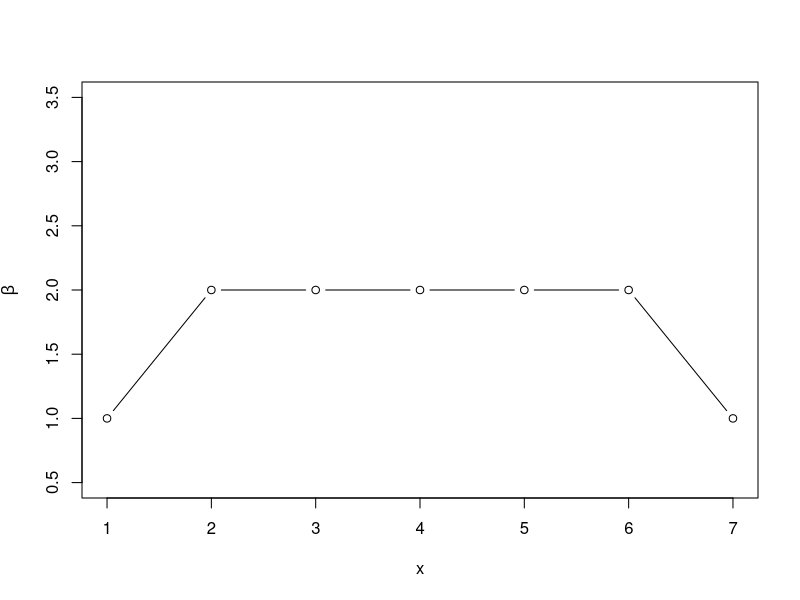

R code for this plot: (Note: this script raises an error after producing the figure.)
x = 1:7
betas = c(1, 2, 2, 2, 2, 2, 1)
plot(x, betas, ylab = expression(beta), type = "b", ylim = c(0.5, 3.5) )
prm_chg_ht(4, c(1,2,6,7), 1, x, betas)
lines(x, betas, lty = 2, type = "b")
points(x, betas)
legend("topright", c( expression(beta^{(t)}), expression(beta^{(t+1)}) ), lty = c(1,2) )